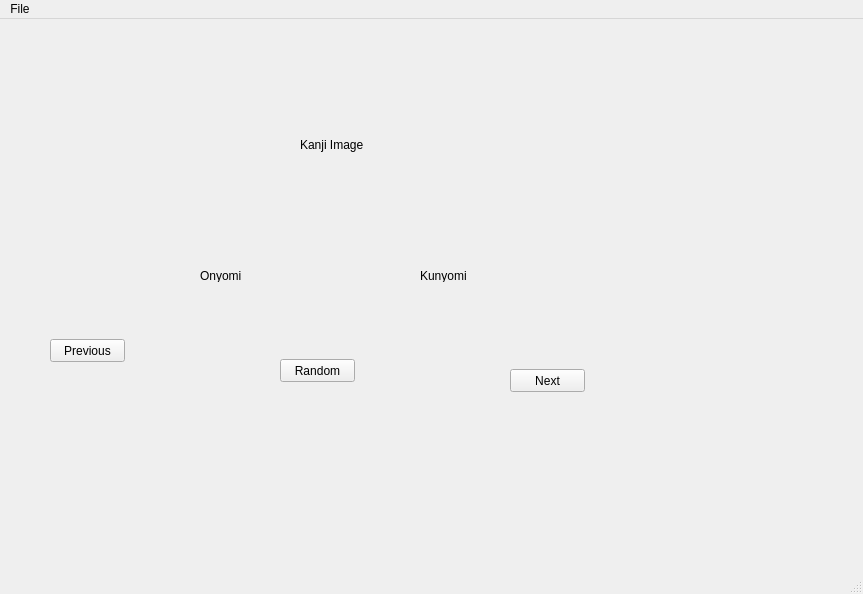
<?xml version="1.0" encoding="UTF-8"?>
<ui version="4.0">
 <class>MainWindow</class>
 <widget class="QMainWindow" name="MainWindow">
  <property name="geometry">
   <rect>
    <x>0</x>
    <y>0</y>
    <width>863</width>
    <height>594</height>
   </rect>
  </property>
  <property name="windowTitle">
   <string>Kanji Flash Cards</string>
  </property>
  <widget class="QWidget" name="centralwidget">
   <widget class="QPushButton" name="btnPrev">
    <property name="geometry">
     <rect>
      <x>50</x>
      <y>320</y>
      <width>75</width>
      <height>23</height>
     </rect>
    </property>
    <property name="text">
     <string>Previous</string>
    </property>
   </widget>
   <widget class="QPushButton" name="btnRandom">
    <property name="geometry">
     <rect>
      <x>280</x>
      <y>340</y>
      <width>75</width>
      <height>23</height>
     </rect>
    </property>
    <property name="text">
     <string>Random</string>
    </property>
   </widget>
   <widget class="QPushButton" name="btnNext">
    <property name="geometry">
     <rect>
      <x>510</x>
      <y>350</y>
      <width>75</width>
      <height>23</height>
     </rect>
    </property>
    <property name="text">
     <string>Next</string>
    </property>
   </widget>
   <widget class="QLabel" name="lblKanji">
    <property name="geometry">
     <rect>
      <x>300</x>
      <y>80</y>
      <width>161</width>
      <height>91</height>
     </rect>
    </property>
    <property name="text">
     <string>Kanji Image</string>
    </property>
   </widget>
   <widget class="QLabel" name="lblOnyomi">
    <property name="geometry">
     <rect>
      <x>200</x>
      <y>250</y>
      <width>47</width>
      <height>13</height>
     </rect>
    </property>
    <property name="text">
     <string>Onyomi</string>
    </property>
   </widget>
   <widget class="QLabel" name="lblKunyomi">
    <property name="geometry">
     <rect>
      <x>420</x>
      <y>250</y>
      <width>47</width>
      <height>13</height>
     </rect>
    </property>
    <property name="text">
     <string>Kunyomi</string>
    </property>
   </widget>
  </widget>
  <widget class="QMenuBar" name="menubar">
   <property name="geometry">
    <rect>
     <x>0</x>
     <y>0</y>
     <width>863</width>
     <height>21</height>
    </rect>
   </property>
   <widget class="QMenu" name="menuFile">
    <property name="title">
     <string>File</string>
    </property>
    <addaction name="actionExit"/>
   </widget>
   <addaction name="menuFile"/>
  </widget>
  <widget class="QStatusBar" name="statusbar"/>
  <action name="actionExit">
   <property name="text">
    <string>Exit</string>
   </property>
  </action>
 </widget>
 <resources/>
 <connections/>
</ui>
